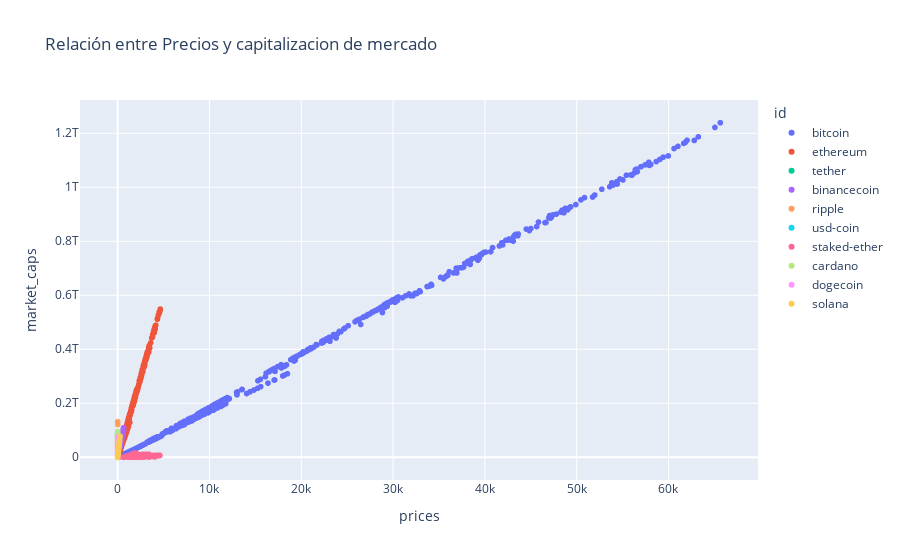

Here is the notebook cell this chart was saved with:
### Code cell
# Ejemplo de scatter plot entre precios y market_caps utilizando Plotly Express
fig = px.scatter(combined_coin_df, x='prices', y='market_caps', color="id", title='Relación entre Precios y capitalizacion de mercado')
fig.show()

### Figure 1 — Plotly figure (JSON) as saved in the notebook; plotly's stock layout.template omitted (floating-point values rounded to 4 significant figures; data arrays with more than 128 entries replaced by an {"elided": "..."} marker saying what was removed)
{"data": [{"hovertemplate": "id=bitcoin<br>prices=%{x}<br>market_caps=%{y}<extra></extra>", "legendgroup": "bitcoin", "marker": {"color": "#636efa", "symbol": "circle"}, "mode": "markers", "name": "bitcoin", "showlegend": true, "type": "scattergl", "x": {"elided": "982 float values"}, "xaxis": "x", "y": {"elided": "982 float values"}, "yaxis": "y"}, {"hovertemplate": "id=ethereum<br>prices=%{x}<br>market_caps=%{y}<extra></extra>", "legendgroup": "ethereum", "marker": {"color": "#EF553B", "symbol": "circle"}, "mode": "markers", "name": "ethereum", "showlegend": true, "type": "scattergl", "x": {"elided": "766 float values"}, "xaxis": "x", "y": {"elided": "766 float values"}, "yaxis": "y"}, {"hovertemplate": "id=tether<br>prices=%{x}<br>market_caps=%{y}<extra></extra>", "legendgroup": "tether", "marker": {"color": "#00cc96", "symbol": "circle"}, "mode": "markers", "name": "tether", "showlegend": true, "type": "scattergl", "x": {"elided": "803 float values"}, "xaxis": "x", "y": {"elided": "803 float values"}, "yaxis": "y"}, {"hovertemplate": "id=binancecoin<br>prices=%{x}<br>market_caps=%{y}<extra></extra>", "legendgroup": "binancecoin", "marker": {"color": "#ab63fa", "symbol": "circle"}, "mode": "markers", "name": "binancecoin", "showlegend": true, "type": "scattergl", "x": {"elided": "564 float values"}, "xaxis": "x", "y": {"elided": "564 float values"}, "yaxis": "y"}, {"hovertemplate": "id=ripple<br>prices=%{x}<br>market_caps=%{y}<extra></extra>", "legendgroup": "ripple", "marker": {"color": "#FFA15A", "symbol": "circle"}, "mode": "markers", "name": "ripple", "showlegend": true, "type": "scattergl", "x": {"elided": "955 float values"}, "xaxis": "x", "y": {"elided": "955 float values"}, "yaxis": "y"}, {"hovertemplate": "id=usd-coin<br>prices=%{x}<br>market_caps=%{y}<extra></extra>", "legendgroup": "usd-coin", "marker": {"color": "#19d3f3", "symbol": "circle"}, "mode": "markers", "name": "usd-coin", "showlegend": true, "type": "scattergl", "x": {"elided": "464 float values"}, "xaxis": "x", "y": {"elided": "464 float values"}, "yaxis": "y"}, {"hovertemplate": "id=staked-ether<br>prices=%{x}<br>market_caps=%{y}<extra></extra>", "legendgroup": "staked-ether", "marker": {"color": "#FF6692", "symbol": "circle"}, "mode": "markers", "name": "staked-ether", "showlegend": true, "type": "scattergl", "x": {"elided": "253 float values"}, "xaxis": "x", "y": {"elided": "253 float values"}, "yaxis": "y"}, {"hovertemplate": "id=cardano<br>prices=%{x}<br>market_caps=%{y}<extra></extra>", "legendgroup": "cardano", "marker": {"color": "#B6E880", "symbol": "circle"}, "mode": "markers", "name": "cardano", "showlegend": true, "type": "scattergl", "x": {"elided": "556 float values"}, "xaxis": "x", "y": {"elided": "556 float values"}, "yaxis": "y"}, {"hovertemplate": "id=dogecoin<br>prices=%{x}<br>market_caps=%{y}<extra></extra>", "legendgroup": "dogecoin", "marker": {"color": "#FF97FF", "symbol": "circle"}, "mode": "markers", "name": "dogecoin", "showlegend": true, "type": "scattergl", "x": {"elided": "922 float values"}, "xaxis": "x", "y": {"elided": "922 float values"}, "yaxis": "y"}, {"hovertemplate": "id=solana<br>prices=%{x}<br>market_caps=%{y}<extra></extra>", "legendgroup": "solana", "marker": {"color": "#FECB52", "symbol": "circle"}, "mode": "markers", "name": "solana", "showlegend": true, "type": "scattergl", "x": {"elided": "320 float values"}, "xaxis": "x", "y": {"elided": "320 float values"}, "yaxis": "y"}], "layout": {"legend": {"title": {"text": "id"}, "tracegroupgap": 0}, "title": {"text": "Relación entre Precios y capitalizacion de mercado"}, "xaxis": {"anchor": "y", "domain": [0, 1], "title": {"text": "prices"}}, "yaxis": {"anchor": "x", "domain": [0, 1], "title": {"text": "market_caps"}}}}
